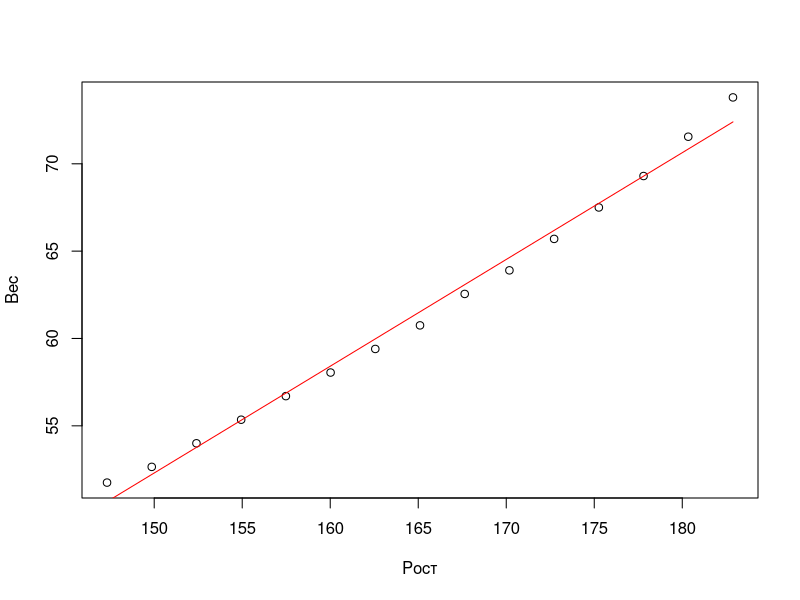

Generate this figure with R:
# Пример линейной регрессии
data("women")

# Перевод в метрическую систему координат
women.metr <- women
women.metr$height <- 2.54 * women$height
women.metr$weight <- 0.45 * women$weight

# Вычисление модели
lm.women <- lm(formula = weight ~ height, data = women.metr)
lm.women$coefficients

# Общая информация
summary(lm.women)

# График
plot(women.metr, xlab = "Рост", ylab = "Вес")
x <- seq(from=min(women.metr$height), to =max(women.metr$height), length.out = 10)
y <- lm.women$coefficients[1] + 
     lm.women$coefficients[2] * x
lines(x, y, col="red")


